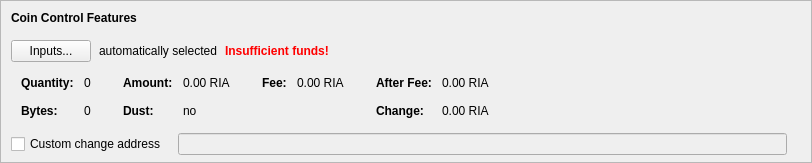
    <widget class="QFrame" name="frameCoinControl">
     <property name="sizePolicy">
      <sizepolicy hsizetype="Expanding" vsizetype="Expanding">
       <horstretch>0</horstretch>
       <verstretch>0</verstretch>
      </sizepolicy>
     </property>
     <property name="maximumSize">
      <size>
       <width>16777215</width>
       <height>16777215</height>
      </size>
     </property>
     <property name="frameShape">
      <enum>QFrame::StyledPanel</enum>
     </property>
     <property name="frameShadow">
      <enum>QFrame::Sunken</enum>
     </property>
     <layout class="QVBoxLayout" name="verticalLayoutCoinControl2">
      <property name="spacing">
       <number>0</number>
      </property>
      <property name="leftMargin">
       <number>0</number>
      </property>
      <property name="topMargin">
       <number>0</number>
      </property>
      <property name="rightMargin">
       <number>0</number>
      </property>
      <property name="bottomMargin">
       <number>6</number>
      </property>
      <item>
       <layout class="QVBoxLayout" name="verticalLayoutCoinControl" stretch="0,0,0,0,1">
        <property name="spacing">
         <number>0</number>
        </property>
        <property name="leftMargin">
         <number>10</number>
        </property>
        <property name="topMargin">
         <number>10</number>
        </property>
        <item>
         <layout class="QHBoxLayout" name="horizontalLayoutCoinControl1">
          <property name="bottomMargin">
           <number>15</number>
          </property>
          <item>
           <widget class="QLabel" name="labelCoinControlFeatures">
            <property name="sizePolicy">
             <sizepolicy hsizetype="Preferred" vsizetype="Maximum">
              <horstretch>0</horstretch>
              <verstretch>0</verstretch>
             </sizepolicy>
            </property>
            <property name="font">
             <font>
              <weight>75</weight>
              <bold>true</bold>
             </font>
            </property>
            <property name="styleSheet">
             <string notr="true">font-weight:bold;</string>
            </property>
            <property name="text">
             <string>Coin Control Features</string>
            </property>
           </widget>
          </item>
         </layout>
        </item>
        <item>
         <layout class="QHBoxLayout" name="horizontalLayoutCoinControl2" stretch="0,0,0,0">
          <property name="spacing">
           <number>8</number>
          </property>
          <property name="bottomMargin">
           <number>10</number>
          </property>
          <item>
           <widget class="QPushButton" name="pushButtonCoinControl">
            <property name="styleSheet">
             <string notr="true"/>
            </property>
            <property name="text">
             <string>Inputs...</string>
            </property>
            <property name="autoDefault">
             <bool>false</bool>
            </property>
           </widget>
          </item>
          <item>
           <widget class="QLabel" name="labelCoinControlAutomaticallySelected">
            <property name="text">
             <string>automatically selected</string>
            </property>
            <property name="margin">
             <number>5</number>
            </property>
           </widget>
          </item>
          <item>
           <widget class="QLabel" name="labelCoinControlInsuffFunds">
            <property name="font">
             <font>
              <weight>75</weight>
              <bold>true</bold>
             </font>
            </property>
            <property name="styleSheet">
             <string notr="true">color:red;font-weight:bold;</string>
            </property>
            <property name="text">
             <string>Insufficient funds!</string>
            </property>
            <property name="margin">
             <number>5</number>
            </property>
           </widget>
          </item>
          <item>
           <spacer name="horizontalSpacerCoinControl">
            <property name="orientation">
             <enum>Qt::Horizontal</enum>
            </property>
            <property name="sizeHint" stdset="0">
             <size>
              <width>40</width>
              <height>1</height>
             </size>
            </property>
           </spacer>
          </item>
         </layout>
        </item>
        <item>
         <widget class="QWidget" name="widgetCoinControl" native="true">
          <property name="sizePolicy">
           <sizepolicy hsizetype="Preferred" vsizetype="Preferred">
            <horstretch>0</horstretch>
            <verstretch>0</verstretch>
           </sizepolicy>
          </property>
          <property name="minimumSize">
           <size>
            <width>0</width>
            <height>0</height>
           </size>
          </property>
          <property name="styleSheet">
           <string notr="true"/>
          </property>
          <layout class="QHBoxLayout" name="horizontalLayoutCoinControl5">
           <property name="leftMargin">
            <number>0</number>
           </property>
           <property name="topMargin">
            <number>0</number>
           </property>
           <property name="rightMargin">
            <number>0</number>
           </property>
           <property name="bottomMargin">
            <number>0</number>
           </property>
           <item>
            <layout class="QHBoxLayout" name="horizontalLayoutCoinControl3" stretch="0,0,0,1">
             <property name="spacing">
              <number>20</number>
             </property>
             <property name="topMargin">
              <number>0</number>
             </property>
             <property name="bottomMargin">
              <number>10</number>
             </property>
             <item>
              <layout class="QFormLayout" name="formLayoutCoinControl1">
               <property name="horizontalSpacing">
                <number>10</number>
               </property>
               <property name="verticalSpacing">
                <number>14</number>
               </property>
               <property name="leftMargin">
                <number>10</number>
               </property>
               <property name="topMargin">
                <number>4</number>
               </property>
               <property name="rightMargin">
                <number>6</number>
               </property>
               <item row="0" column="0">
                <widget class="QLabel" name="labelCoinControlQuantityText">
                 <property name="font">
                  <font>
                   <weight>75</weight>
                   <bold>true</bold>
                  </font>
                 </property>
                 <property name="text">
                  <string>Quantity:</string>
                 </property>
                 <property name="margin">
                  <number>0</number>
                 </property>
                </widget>
               </item>
               <item row="0" column="1">
                <widget class="QLabel" name="labelCoinControlQuantity">
                 <property name="cursor">
                  <cursorShape>IBeamCursor</cursorShape>
                 </property>
                 <property name="contextMenuPolicy">
                  <enum>Qt::ActionsContextMenu</enum>
                 </property>
                 <property name="text">
                  <string notr="true">0</string>
                 </property>
                 <property name="margin">
                  <number>0</number>
                 </property>
                 <property name="textInteractionFlags">
                  <set>Qt::LinksAccessibleByMouse|Qt::TextSelectableByKeyboard|Qt::TextSelectableByMouse</set>
                 </property>
                </widget>
               </item>
               <item row="1" column="0">
                <widget class="QLabel" name="labelCoinControlBytesText">
                 <property name="font">
                  <font>
                   <weight>75</weight>
                   <bold>true</bold>
                  </font>
                 </property>
                 <property name="text">
                  <string>Bytes:</string>
                 </property>
                </widget>
               </item>
               <item row="1" column="1">
                <widget class="QLabel" name="labelCoinControlBytes">
                 <property name="cursor">
                  <cursorShape>IBeamCursor</cursorShape>
                 </property>
                 <property name="contextMenuPolicy">
                  <enum>Qt::ActionsContextMenu</enum>
                 </property>
                 <property name="text">
                  <string notr="true">0</string>
                 </property>
                 <property name="textInteractionFlags">
                  <set>Qt::LinksAccessibleByMouse|Qt::TextSelectableByKeyboard|Qt::TextSelectableByMouse</set>
                 </property>
                </widget>
               </item>
              </layout>
             </item>
             <item>
              <layout class="QFormLayout" name="formLayoutCoinControl2">
               <property name="horizontalSpacing">
                <number>10</number>
               </property>
               <property name="verticalSpacing">
                <number>14</number>
               </property>
               <property name="leftMargin">
                <number>6</number>
               </property>
               <property name="topMargin">
                <number>4</number>
               </property>
               <property name="rightMargin">
                <number>6</number>
               </property>
               <item row="0" column="0">
                <widget class="QLabel" name="labelCoinControlAmountText">
                 <property name="font">
                  <font>
                   <weight>75</weight>
                   <bold>true</bold>
                  </font>
                 </property>
                 <property name="text">
                  <string>Amount:</string>
                 </property>
                 <property name="margin">
                  <number>0</number>
                 </property>
                </widget>
               </item>
               <item row="0" column="1">
                <widget class="QLabel" name="labelCoinControlAmount">
                 <property name="cursor">
                  <cursorShape>IBeamCursor</cursorShape>
                 </property>
                 <property name="contextMenuPolicy">
                  <enum>Qt::ActionsContextMenu</enum>
                 </property>
                 <property name="text">
                  <string notr="true">0.00 RIA</string>
                 </property>
                 <property name="textInteractionFlags">
                  <set>Qt::LinksAccessibleByMouse|Qt::TextSelectableByKeyboard|Qt::TextSelectableByMouse</set>
                 </property>
                </widget>
               </item>
               <item row="1" column="0">
                <widget class="QLabel" name="labelCoinControlLowOutputText">
                 <property name="font">
                  <font>
                   <weight>75</weight>
                   <bold>true</bold>
                  </font>
                 </property>
                 <property name="text">
                  <string>Dust:</string>
                 </property>
                </widget>
               </item>
               <item row="1" column="1">
                <widget class="QLabel" name="labelCoinControlLowOutput">
                 <property name="cursor">
                  <cursorShape>IBeamCursor</cursorShape>
                 </property>
                 <property name="contextMenuPolicy">
                  <enum>Qt::ActionsContextMenu</enum>
                 </property>
                 <property name="text">
                  <string notr="true">no</string>
                 </property>
                 <property name="textInteractionFlags">
                  <set>Qt::LinksAccessibleByMouse|Qt::TextSelectableByKeyboard|Qt::TextSelectableByMouse</set>
                 </property>
                </widget>
               </item>
              </layout>
             </item>
             <item>
              <layout class="QFormLayout" name="formLayoutCoinControl3">
               <property name="horizontalSpacing">
                <number>10</number>
               </property>
               <property name="verticalSpacing">
                <number>14</number>
               </property>
               <property name="leftMargin">
                <number>6</number>
               </property>
               <property name="topMargin">
                <number>4</number>
               </property>
               <property name="rightMargin">
                <number>6</number>
               </property>
               <item row="0" column="0">
                <widget class="QLabel" name="labelCoinControlFeeText">
                 <property name="font">
                  <font>
                   <weight>75</weight>
                   <bold>true</bold>
                  </font>
                 </property>
                 <property name="text">
                  <string>Fee:</string>
                 </property>
                 <property name="margin">
                  <number>0</number>
                 </property>
                </widget>
               </item>
               <item row="0" column="1">
                <widget class="QLabel" name="labelCoinControlFee">
                 <property name="cursor">
                  <cursorShape>IBeamCursor</cursorShape>
                 </property>
                 <property name="contextMenuPolicy">
                  <enum>Qt::ActionsContextMenu</enum>
                 </property>
                 <property name="text">
                  <string notr="true">0.00 RIA</string>
                 </property>
                 <property name="textInteractionFlags">
                  <set>Qt::LinksAccessibleByMouse|Qt::TextSelectableByKeyboard|Qt::TextSelectableByMouse</set>
                 </property>
                </widget>
               </item>
             </layout>
             </item>
             <item>
              <layout class="QFormLayout" name="formLayoutCoinControl4">
               <property name="horizontalSpacing">
                <number>10</number>
               </property>
               <property name="verticalSpacing">
                <number>14</number>
               </property>
               <property name="leftMargin">
                <number>6</number>
               </property>
               <property name="topMargin">
                <number>4</number>
               </property>
               <property name="rightMargin">
                <number>6</number>
               </property>
               <item row="0" column="0">
                <widget class="QLabel" name="labelCoinControlAfterFeeText">
                 <property name="font">
                  <font>
                   <weight>75</weight>
                   <bold>true</bold>
                  </font>
                 </property>
                 <property name="text">
                  <string>After Fee:</string>
                 </property>
                 <property name="margin">
                  <number>0</number>
                 </property>
                </widget>
               </item>
               <item row="0" column="1">
                <widget class="QLabel" name="labelCoinControlAfterFee">
                 <property name="cursor">
                  <cursorShape>IBeamCursor</cursorShape>
                 </property>
                 <property name="contextMenuPolicy">
                  <enum>Qt::ActionsContextMenu</enum>
                 </property>
                 <property name="text">
                  <string notr="true">0.00 RIA</string>
                 </property>
                 <property name="textInteractionFlags">
                  <set>Qt::LinksAccessibleByMouse|Qt::TextSelectableByKeyboard|Qt::TextSelectableByMouse</set>
                 </property>
                </widget>
               </item>
               <item row="1" column="0">
                <widget class="QLabel" name="labelCoinControlChangeText">
                 <property name="font">
                  <font>
                   <weight>75</weight>
                   <bold>true</bold>
                  </font>
                 </property>
                 <property name="text">
                  <string>Change:</string>
                 </property>
                </widget>
               </item>
               <item row="1" column="1">
                <widget class="QLabel" name="labelCoinControlChange">
                 <property name="cursor">
                  <cursorShape>IBeamCursor</cursorShape>
                 </property>
                 <property name="contextMenuPolicy">
                  <enum>Qt::ActionsContextMenu</enum>
                 </property>
                 <property name="text">
                  <string notr="true">0.00 RIA</string>
                 </property>
                 <property name="textInteractionFlags">
                  <set>Qt::LinksAccessibleByMouse|Qt::TextSelectableByKeyboard|Qt::TextSelectableByMouse</set>
                 </property>
                </widget>
               </item>
              </layout>
             </item>
            </layout>
           </item>
          </layout>
         </widget>
        </item>
        <item>
         <layout class="QHBoxLayout" name="horizontalLayoutCoinControl4" stretch="0,0,0">
          <property name="spacing">
           <number>12</number>
          </property>
          <property name="sizeConstraint">
           <enum>QLayout::SetDefaultConstraint</enum>
          </property>
          <property name="topMargin">
           <number>5</number>
          </property>
          <property name="rightMargin">
           <number>5</number>
          </property>
          <item>
           <widget class="QCheckBox" name="checkBoxCoinControlChange">
            <property name="toolTip">
             <string>If this is activated, but the change address is empty or invalid, change will be sent to a newly generated address.</string>
            </property>
            <property name="text">
             <string>Custom change address</string>
            </property>
           </widget>
          </item>
          <item>
           <widget class="QValidatedLineEdit" name="lineEditCoinControlChange">
            <property name="enabled">
             <bool>false</bool>
            </property>
            <property name="sizePolicy">
             <sizepolicy hsizetype="Expanding" vsizetype="Fixed">
              <horstretch>0</horstretch>
              <verstretch>0</verstretch>
             </sizepolicy>
            </property>
           </widget>
          </item>
          <item>
           <widget class="QLabel" name="labelCoinControlChangeLabel">
            <property name="sizePolicy">
             <sizepolicy hsizetype="Preferred" vsizetype="Expanding">
              <horstretch>0</horstretch>
              <verstretch>0</verstretch>
             </sizepolicy>
            </property>
            <property name="minimumSize">
             <size>
              <width>0</width>
              <height>0</height>
             </size>
            </property>
            <property name="text">
             <string/>
            </property>
            <property name="margin">
             <number>3</number>
            </property>
           </widget>
          </item>
         </layout>
        </item>
        <item>
         <spacer name="verticalSpacerCoinControl">
          <property name="orientation">
           <enum>Qt::Vertical</enum>
          </property>
          <property name="sizeHint" stdset="0">
           <size>
            <width>800</width>
            <height>1</height>
           </size>
          </property>
         </spacer>
        </item>
       </layout>
      </item>
     </layout>
    </widget>
